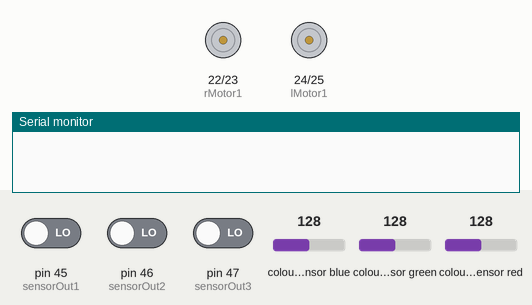
This sketch was run on a simulated Arduino Mega 2560, built with avr-gcc and run on an emulated ATmega2560. Parts: motor-driver pin pairs drawn as motors (green arrow = first pin HIGH = forward, orange = second pin HIGH = backward, longer = more drive, scaled by the enable pin), the last lines printed to the serial monitor. Wiring (inferred from the names in the program): TCS3200 colour sensor: output pin 44; S2 pin 48; S3 pin 49; S0 pin 50; S1 pin 51. The inputs (shaded band) are chosen by the test bench; at power-on: pin 45 (sensorOut1) LOW, pin 46 (sensorOut2) LOW, pin 47 (sensorOut3) LOW, colour sensor blue 128, colour sensor green 128, colour sensor red 128.

Above: at 0.1 s.
At 9.1 s:
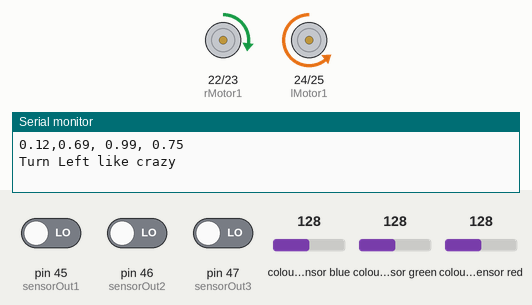
Timing chart, 0 to 10.6 s (numbered marks = the images above):
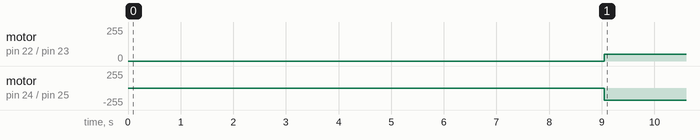

The sketch:

needs_caliberation.ino
```cpp
/*     Arduino Color Sensing Tutorial
 *
 *  by Dejan Nedelkovski, www.HowToMechatronics.com
 *
 */

#define S0 50           //previous - 4
#define S1 51           //previous - 5
#define S2 48           //previous - 9
#define S3 49           //previous - 10
#define sensorOut1 45   //previous - 8
#define sensorOut2 46   //previous - 9
#define sensorOut3 47   //previous - 10
#define sensorOut4 44


#define lMotor1 24
#define lMotor2 25
#define lMotorPWM 8

#define rMotor1 22
#define rMotor2 23
#define rMotorPWM 9

int frequencyLr = 0;
int frequencyLg = 0;
int frequencyLb = 0;

int frequencyERr = 0;
int frequencyERg = 0;
int frequencyERb = 0;

int frequencyELr = 0;
int frequencyELg = 0;
int frequencyELb = 0;

int frequencyRr = 0;
int frequencyRg = 0;
int frequencyRb = 0;

int effect= 0;

float *hsvnR = new float[3];
float *hsvER = new float[3];
float *hsvnL = new float[3];
float *hsvEL = new float[3];

int dir, pwmL, pwmR, dl;

void setup() {
  pinMode(rMotor1, OUTPUT);
  pinMode(rMotor2, OUTPUT);
  pinMode(rMotorPWM, OUTPUT);

  pinMode(lMotor1, OUTPUT);
  pinMode(lMotor2, OUTPUT);
  pinMode(lMotorPWM, OUTPUT);

  pinMode(S0, OUTPUT);
  pinMode(S1, OUTPUT);
  pinMode(S2, OUTPUT);
  pinMode(S3, OUTPUT);
  pinMode(sensorOut1, INPUT);
  pinMode(sensorOut2, INPUT);
  pinMode(sensorOut3, INPUT);
  pinMode(sensorOut4, INPUT);

  // Setting frequency-scaling to 20%
  digitalWrite(S0,HIGH);
  digitalWrite(S1,LOW);

  Serial.begin(115200);
}

boolean useMapping = true;
boolean printSensor1 = false;
boolean printSensor2 = false;
boolean printSensor3 = false;
boolean printSensor4 = false;


void moveBot(int dir, int Lpwm, int Rpwm){
  analogWrite(lMotorPWM, Lpwm);
  analogWrite(rMotorPWM, Rpwm);
  delay(10);

  switch(dir){
    case 1: digitalWrite(lMotor1, HIGH);
            digitalWrite(lMotor2, LOW);
            digitalWrite(rMotor1, HIGH);
            digitalWrite(rMotor2, LOW);
            break;

    case 2: digitalWrite(lMotor1, LOW);
            digitalWrite(lMotor2, HIGH);
            digitalWrite(rMotor1, LOW);
            digitalWrite(rMotor2, HIGH);
            break;

    case 3: digitalWrite(lMotor1, LOW);
            digitalWrite(lMotor2, HIGH);
            digitalWrite(rMotor1, HIGH);
            digitalWrite(rMotor2, LOW);
            break;

    case 4: digitalWrite(lMotor1, HIGH);
            digitalWrite(lMotor2, LOW);
            digitalWrite(rMotor1, LOW);
            digitalWrite(rMotor2, HIGH);
            break;

    default:digitalWrite(lMotor1, LOW);
            digitalWrite(lMotor2, LOW);
            digitalWrite(rMotor1, LOW);
            digitalWrite(rMotor2, LOW);
            analogWrite(lMotorPWM, 0);
            analogWrite(rMotorPWM, 0);
  }
}

float fract(float x) { return x - int(x); }

float mix(float a, float b, float t) { return a + (b - a) * t; }

float step(float e, float x) { return x < e ? 0.0 : 1.0; }

void rgb2hsv(int r, int g, int b, float* hsv) {
  float s = step(b, g);
  float px = mix(b, g, s);
  float py = mix(g, b, s);
  float pz = mix(-1.0, 0.0, s);
  float pw = mix(0.6666666, -0.3333333, s);
  s = step(px, r);
  float qx = mix(px, r, s);
  float qz = mix(pw, pz, s);
  float qw = mix(r, px, s);
  float d = qx - min(qw, py);
  hsv[0] = abs(qz + (qw - py) / (6.0 * d + 1e-10));
  hsv[1] = d / (qx + 1e-10);
  hsv[2] = qx;
}

void loop() {
  // Setting red filtered photodiodes to be read
  digitalWrite(S2,LOW);
  digitalWrite(S3,LOW);
  // Reading the output frequency
  frequencyLr = pulseIn(sensorOut1, LOW);
  frequencyERr = pulseIn(sensorOut2, LOW);
  frequencyRr = pulseIn(sensorOut3, LOW);
  frequencyELr = pulseIn(sensorOut4, LOW);
  //Remaping the value of the frequency to the RGB Model of 0 to 255
  if(useMapping){
    frequencyLr = map(frequencyLr, 200,410,255,0);
    frequencyERr = map(frequencyERr, 198,487,255,0);
    frequencyRr = map(frequencyRr, 176,346,255,0);
    frequencyELr = map(frequencyELr, 222,531,255,0);
  }
  if(printSensor1){
  // Printing the value on the serial monitor
  Serial.print("Lr ");//printing name
  Serial.print(frequencyLr);//printing RED color frequency
  Serial.print(" ");
  }
  if(printSensor2){
  // Printing the value on the serial monitor
  Serial.print("ERr ");//printing name
  Serial.print(frequencyERr);//printing RED color frequency
  Serial.print(" ");
  }
  if(printSensor3){
  // Printing the value on the serial monitor
  Serial.print("Rr ");//printing name
  Serial.print(frequencyRr);//printing RED color frequency
  Serial.print(" ");
  }
    if(printSensor4){
  // Printing the value on the serial monitor
  Serial.print("ELr ");//printing name
  Serial.print(frequencyELr);//printing RED color frequency
  Serial.print(" ");
  }
  delay(10);

  // Setting Green filtered photodiodes to be read
  digitalWrite(S2,HIGH);
  digitalWrite(S3,HIGH);
  // Reading the output frequency
  frequencyLg = pulseIn(sensorOut1, LOW);
  frequencyERg = pulseIn(sensorOut2, LOW);
  frequencyRg = pulseIn(sensorOut3, LOW);
  frequencyELg = pulseIn(sensorOut4, LOW);
  //Remaping the value of the frequency to the RGB Model of 0 to 255
  if(useMapping){
    frequencyLg = map(frequencyLg, 191,406,255,0);
    frequencyERg = map(frequencyERg, 198,489,255,0);
    frequencyRg = map(frequencyRg, 176,353,255,0);
    frequencyELg = map(frequencyELg, 217,527,255,0);
  }
  if(printSensor1){
  // Printing the value on the serial monitor
  Serial.print("Lg ");//printing name
  Serial.print(frequencyLg);//printing RED color frequency
  Serial.print(" ");
  }
  if(printSensor2){
  // Printing the value on the serial monitor
  Serial.print("ERg ");//printing name
  Serial.print(frequencyERr);//printing RED color frequency
  Serial.print(" ");
  }
  if(printSensor3){
  // Printing the value on the serial monitor
  Serial.print("Rg ");//printing name
  Serial.print(frequencyRg);//printing RED color frequency
  Serial.print(" ");
  }
    if(printSensor4){
  // Printing the value on the serial monitor
  Serial.print("ELg ");//printing name
  Serial.print(frequencyELg);//printing RED color frequency
  Serial.print(" ");
  }
  delay(10);

  // Setting Blue filtered photodiodes to be read
  digitalWrite(S2,LOW);
  digitalWrite(S3,HIGH);
  // Reading the output frequency
  frequencyLb = pulseIn(sensorOut1, LOW);
  frequencyERb = pulseIn(sensorOut2, LOW);
  frequencyRb = pulseIn(sensorOut3, LOW);
  frequencyELb = pulseIn(sensorOut4, LOW);
  //Remaping the value of the frequency to the RGB Model of 0 to 255
  if(useMapping){
    frequencyLb = map(frequencyLb, 142,301,255,0);
    frequencyERb = map(frequencyERb, 149,366,255,0);
    frequencyRb = map(frequencyRb, 130,259,286,0);
    frequencyELb = map(frequencyELb, 169,420,255,0);
  }
  if(printSensor1){
  // Printing the value on the serial monitor
  Serial.print("Lb ");//printing name
  Serial.print(frequencyLb);//printing RED color frequency
  Serial.print(" ");
  }
  if(printSensor2){
  // Printing the value on the serial monitor
  Serial.print("ERb ");//printing name
  Serial.print(frequencyERb);//printing RED color frequency
  Serial.print(" ");
  }
  if(printSensor3){
  // Printing the value on the serial monitor
  Serial.print("Rb ");//printing name
  Serial.print(frequencyRb);//printing RED color frequency
  Serial.print(" ");
  }
    if(printSensor4){
  // Printing the value on the serial monitor
  Serial.print("ELb ");//printing name
  Serial.print(frequencyELb);//printing RED color frequency
  Serial.print(" ");
  }
  delay(10);

  rgb2hsv(frequencyLr, frequencyLg, frequencyLb, hsvnR);
  rgb2hsv(frequencyERr, frequencyERg, frequencyERb, hsvER);
  rgb2hsv(frequencyRr, frequencyRg, frequencyRb, hsvnL);
  rgb2hsv(frequencyELr, frequencyELg, frequencyELb, hsvEL);
  Serial.println(String(hsvEL[0])+","+String(hsvnL[0])+", "+String(hsvnR[0])+", "+String(hsvER[0]));
  dir = 1;
  pwmL = 60;
  pwmR = 60;
  dl=1;

//  if((hsvnR[0] > 0.3 and hsvnR[0] < 0.80)and(hsvM[0] > 0.3 and hsvM[0] < 0.80)and(hsvnL[0] > 0.3 and hsvnL[0] < 0.80)){
//    dir = 5;
//    Serial.println("I have no purpose in life " );
//  }

   if((hsvER[0] < 0.3)){
    dir = 4;
//    dir = 5;
    pwmL = 60+120;
    pwmR = 50;
    dl = 500;
    Serial.println("Turn Right like crazy ");
  }

  else if((hsvEL[0] < 0.3)){
    dir = 3;
//    dir = 5;
    pwmL = 50;
    pwmR = 60+120;
    dl = 500;
    Serial.println("Turn Left like crazy ");
  }
  else if(hsvnL[0] < 0.3 or hsvnL[0] > 0.7){
    if (hsvnL[0] < 0.3)
    hsvnL[0]=1;
    effect= min(40,(hsvnL[0] - 0.60)*350);
    dir = 1;
    pwmR = 60+effect;
    pwmL = max(40,60-effect);
    dl = 1;
    Serial.println("Move Right " + String(effect));
  }
  else if(hsvnR[0] < 0.3 or hsvnR[0] > 0.60){
    if (hsvnR[0] < 0.3)
    hsvnR[0]=1;
    effect= min(40,(hsvnR[0] - 0.60)*350);
    dir = 1;
    pwmR = max(40,60-effect);
    pwmL = 60+effect;
    dl = 1;
    Serial.println("Move Left "+ String(effect));
  }


  moveBot(dir, pwmL, pwmR);
  delay(dl);

}
```

Measured:
- by itself, motor on pin 22 (rMotor1) / pin 23 (rMotor2): stopped → forward 50/255 at 9.0 s
- by itself, motor on pin 24 (lMotor1) / pin 25 (lMotor2): stopped → backward 180/255 at 9.0 s
